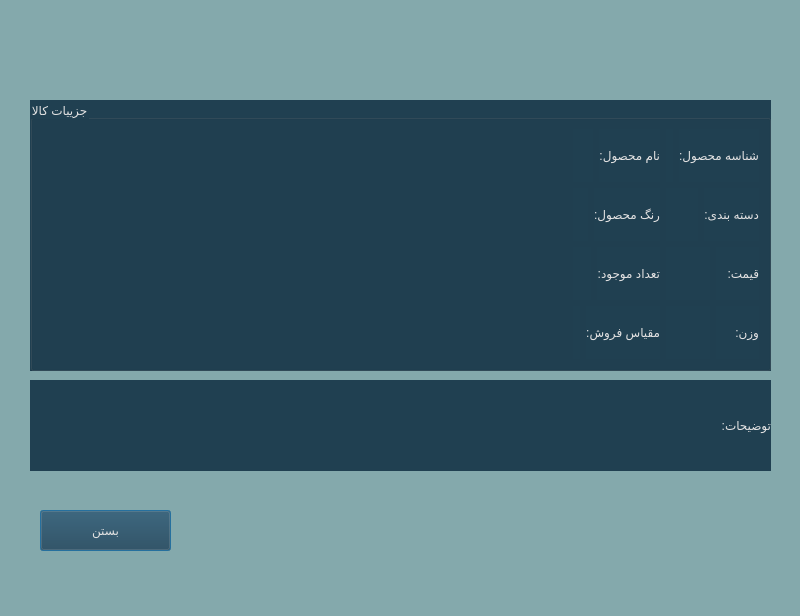
<?xml version="1.0" encoding="UTF-8"?>
<ui version="4.0">
 <class>goodDetails</class>
 <widget class="QDialog" name="goodDetails">
  <property name="geometry">
   <rect>
    <x>0</x>
    <y>0</y>
    <width>800</width>
    <height>616</height>
   </rect>
  </property>
  <property name="windowTitle">
   <string>Dialog</string>
  </property>
  <property name="styleSheet">
   <string notr="true">background-color: rgb(132, 169, 172);</string>
  </property>
  <widget class="QPushButton" name="pushButton">
   <property name="geometry">
    <rect>
     <x>40</x>
     <y>510</y>
     <width>131</width>
     <height>41</height>
    </rect>
   </property>
   <property name="styleSheet">
    <string notr="true">background-color: rgb(32, 64, 81);
font: 12pt &quot;Lalezar&quot;;
color: rgb(228, 227, 227);</string>
   </property>
   <property name="text">
    <string>بستن</string>
   </property>
  </widget>
  <widget class="QLabel" name="label_20">
   <property name="geometry">
    <rect>
     <x>660</x>
     <y>380</y>
     <width>111</width>
     <height>91</height>
    </rect>
   </property>
   <property name="styleSheet">
    <string notr="true">
font: 12pt &quot;Lalezar&quot;;
background-color: rgb(32, 64, 81);
color: rgb(228, 227, 227);
</string>
   </property>
   <property name="text">
    <string>توضیحات:</string>
   </property>
  </widget>
  <widget class="QGroupBox" name="groupBox">
   <property name="geometry">
    <rect>
     <x>30</x>
     <y>100</y>
     <width>741</width>
     <height>271</height>
    </rect>
   </property>
   <property name="styleSheet">
    <string notr="true">font: 12pt &quot;Lalezar&quot;;
background-color: rgb(32, 64, 81);
color: rgb(228, 227, 227);</string>
   </property>
   <property name="title">
    <string>جزییات کالا</string>
   </property>
   <layout class="QGridLayout" name="gridLayout">
    <item row="1" column="3">
     <layout class="QHBoxLayout" name="horizontalLayout_18">
      <item>
       <widget class="QLabel" name="label_group">
        <property name="text">
         <string/>
        </property>
       </widget>
      </item>
      <item>
       <widget class="QLabel" name="label_30">
        <property name="text">
         <string>دسته بندی:</string>
        </property>
       </widget>
      </item>
     </layout>
    </item>
    <item row="0" column="3">
     <layout class="QHBoxLayout" name="horizontalLayout_10">
      <item>
       <widget class="QLabel" name="label_id">
        <property name="text">
         <string/>
        </property>
       </widget>
      </item>
      <item>
       <widget class="QLabel" name="label_14">
        <property name="text">
         <string>شناسه محصول:</string>
        </property>
       </widget>
      </item>
     </layout>
    </item>
    <item row="2" column="1">
     <layout class="QHBoxLayout" name="horizontalLayout_14">
      <item>
       <widget class="QLabel" name="label_avail">
        <property name="text">
         <string/>
        </property>
       </widget>
      </item>
      <item>
       <widget class="QLabel" name="label_22">
        <property name="text">
         <string>تعداد موجود:</string>
        </property>
       </widget>
      </item>
     </layout>
    </item>
    <item row="3" column="1">
     <layout class="QHBoxLayout" name="horizontalLayout_11">
      <item>
       <widget class="QLabel" name="label_megh">
        <property name="text">
         <string/>
        </property>
       </widget>
      </item>
      <item>
       <widget class="QLabel" name="label_16">
        <property name="text">
         <string>مقیاس فروش:</string>
        </property>
       </widget>
      </item>
     </layout>
    </item>
    <item row="3" column="3">
     <layout class="QHBoxLayout" name="horizontalLayout_19">
      <item>
       <widget class="QLabel" name="label_weight">
        <property name="text">
         <string/>
        </property>
       </widget>
      </item>
      <item>
       <widget class="QLabel" name="label_32">
        <property name="text">
         <string>وزن:</string>
        </property>
       </widget>
      </item>
     </layout>
    </item>
    <item row="1" column="1">
     <layout class="QHBoxLayout" name="horizontalLayout_8">
      <item>
       <widget class="QLabel" name="label_model">
        <property name="text">
         <string/>
        </property>
       </widget>
      </item>
      <item>
       <widget class="QLabel" name="label_10">
        <property name="text">
         <string>رنگ محصول:</string>
        </property>
       </widget>
      </item>
     </layout>
    </item>
    <item row="2" column="3">
     <layout class="QHBoxLayout" name="horizontalLayout_9">
      <item>
       <widget class="QLabel" name="label_price">
        <property name="text">
         <string/>
        </property>
       </widget>
      </item>
      <item>
       <widget class="QLabel" name="label_12">
        <property name="text">
         <string>قیمت:</string>
        </property>
       </widget>
      </item>
     </layout>
    </item>
    <item row="0" column="1">
     <layout class="QHBoxLayout" name="horizontalLayout_16">
      <item>
       <widget class="QLabel" name="label_name">
        <property name="text">
         <string/>
        </property>
       </widget>
      </item>
      <item>
       <widget class="QLabel" name="label_26">
        <property name="styleSheet">
         <string notr="true">
color: rgb(228, 227, 227);</string>
        </property>
        <property name="text">
         <string>نام محصول:</string>
        </property>
       </widget>
      </item>
     </layout>
    </item>
    <item row="3" column="0">
     <spacer name="horizontalSpacer_4">
      <property name="orientation">
       <enum>Qt::Horizontal</enum>
      </property>
      <property name="sizeHint" stdset="0">
       <size>
        <width>40</width>
        <height>20</height>
       </size>
      </property>
     </spacer>
    </item>
    <item row="2" column="0">
     <spacer name="horizontalSpacer_3">
      <property name="orientation">
       <enum>Qt::Horizontal</enum>
      </property>
      <property name="sizeHint" stdset="0">
       <size>
        <width>40</width>
        <height>20</height>
       </size>
      </property>
     </spacer>
    </item>
    <item row="1" column="0">
     <spacer name="horizontalSpacer_2">
      <property name="orientation">
       <enum>Qt::Horizontal</enum>
      </property>
      <property name="sizeHint" stdset="0">
       <size>
        <width>40</width>
        <height>20</height>
       </size>
      </property>
     </spacer>
    </item>
    <item row="0" column="0">
     <spacer name="horizontalSpacer">
      <property name="orientation">
       <enum>Qt::Horizontal</enum>
      </property>
      <property name="sizeHint" stdset="0">
       <size>
        <width>40</width>
        <height>20</height>
       </size>
      </property>
     </spacer>
    </item>
   </layout>
  </widget>
  <widget class="QLabel" name="label_info">
   <property name="geometry">
    <rect>
     <x>30</x>
     <y>380</y>
     <width>631</width>
     <height>91</height>
    </rect>
   </property>
   <property name="styleSheet">
    <string notr="true">font: 12pt &quot;Lalezar&quot;;
background-color: rgb(32, 64, 81);
color: rgb(228, 227, 227);</string>
   </property>
   <property name="text">
    <string/>
   </property>
  </widget>
 </widget>
 <resources/>
 <connections/>
</ui>
